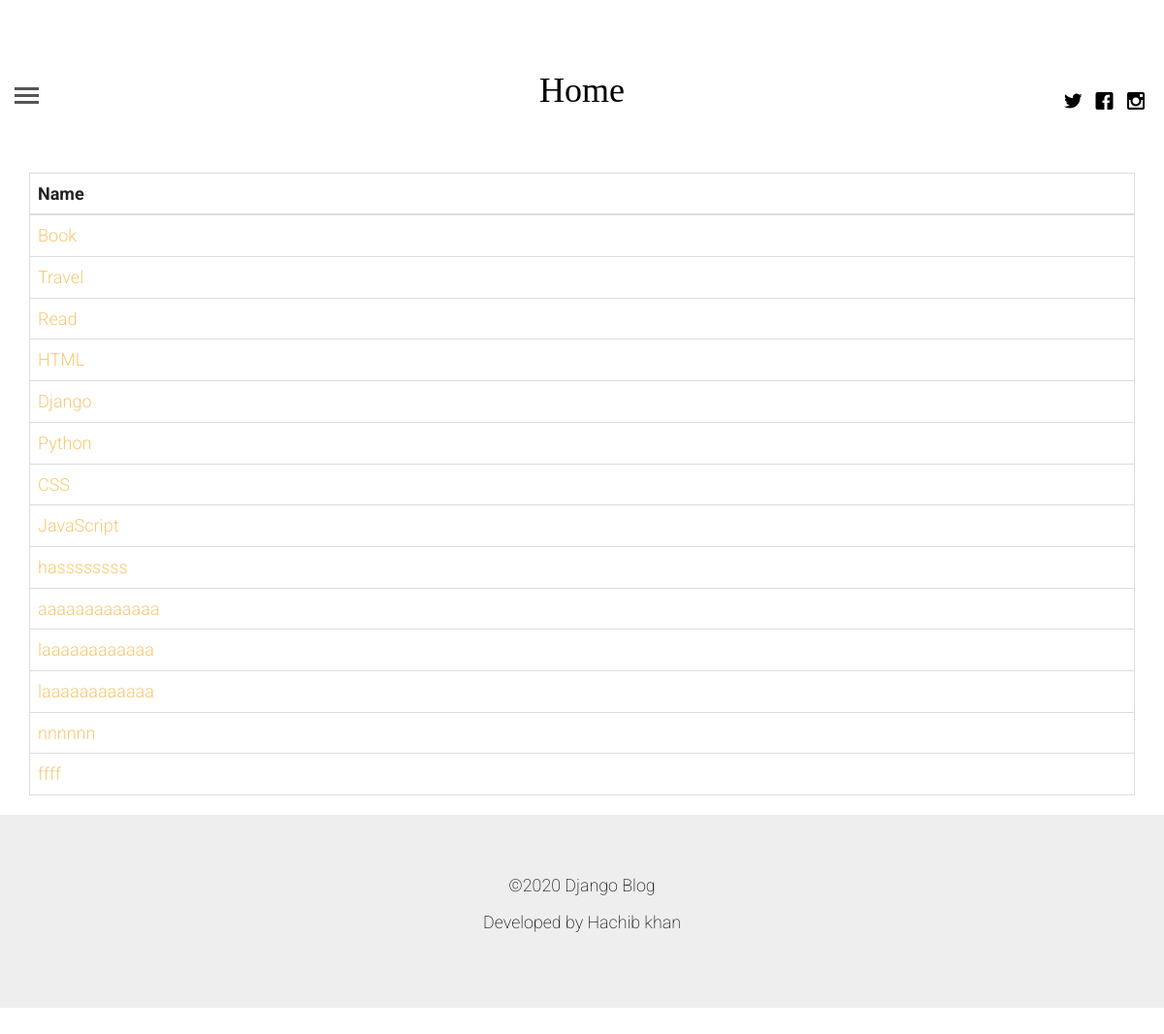
Page /topics/ on the committed database.
### blogapp/models.py (models this page shows, shortened)
class Category(models.Model):
    name = models.CharField(max_length=100)

### blogapp/views.py (the view)
# urls.py: path('topics/', views.TopicView.as_view(), name='topics'),
class TopicView(View):
    def get(self, request):
        query = Category.objects.all()
        context = {
            "query": query
        }
        return render(request, 'topics.html', context)

### templates/topics.html (shortened to what this page needs)
{% extends 'base.html' %}
{% load static %}
{% block content %}
<div class="container">
    <table class="table table-bordered">
        <thead>
        <tr>
            <th>Name</th>
        </tr>
        </thead>
        <tbody>
        {% for q in query %}
        <tr>
            <td><a href="{% url 'blog:category' q.name %}">{{q.name}}</a></td>
        </tr>
        {% endfor %}
        </tbody>
    </table>
</div>
{% endblock %}

### static/css/style.css (style rules this page uses)
html { background: #fff; }
body { font-family: "Roboto", arial, sans-serif; font-size: 18px; font-weight: 300; line-height: 1.8; color: #222; background: #fff; }
a { color: #f7c873; -webkit-transition: 0.5s; -o-transition: 0.5s; transition: 0.5s; }

### rows in the picture
Category: name "Book"
Category: name "Travel"
Category: name "Read"
Category: name "HTML"
Category: name "Django"
Category: name "Python"
Category: name "CSS"
Category: name "JavaScript"
Category: name "hassssssss"
Category: name "aaaaaaaaaaaaa"
Category: name "laaaaaaaaaaaa"
Category: name "laaaaaaaaaaaa"
Category: name "nnnnnn"
Category: name "ffff"
